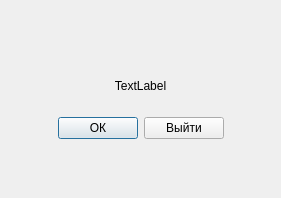
<?xml version="1.0" encoding="UTF-8"?>
<ui version="4.0">
 <class>Dialog</class>
 <widget class="QDialog" name="Dialog">
  <property name="geometry">
   <rect>
    <x>0</x>
    <y>0</y>
    <width>281</width>
    <height>198</height>
   </rect>
  </property>
  <property name="sizePolicy">
   <sizepolicy hsizetype="Fixed" vsizetype="Fixed">
    <horstretch>0</horstretch>
    <verstretch>0</verstretch>
   </sizepolicy>
  </property>
  <property name="windowTitle">
   <string>Ошибка</string>
  </property>
  <layout class="QGridLayout" name="gridLayout_2">
   <item row="0" column="0">
    <layout class="QVBoxLayout" name="verticalLayout">
     <item>
      <spacer name="verticalSpacer">
       <property name="orientation">
        <enum>Qt::Vertical</enum>
       </property>
       <property name="sizeHint" stdset="0">
        <size>
         <width>20</width>
         <height>40</height>
        </size>
       </property>
      </spacer>
     </item>
     <item>
      <layout class="QGridLayout" name="gridLayout">
       <item row="1" column="0">
        <layout class="QHBoxLayout" name="horizontalLayout_2">
         <item>
          <spacer name="horizontalSpacer">
           <property name="orientation">
            <enum>Qt::Horizontal</enum>
           </property>
           <property name="sizeHint" stdset="0">
            <size>
             <width>40</width>
             <height>20</height>
            </size>
           </property>
          </spacer>
         </item>
         <item>
          <layout class="QHBoxLayout" name="horizontalLayout">
           <item>
            <widget class="QPushButton" name="pushButton">
             <property name="text">
              <string>ОК</string>
             </property>
            </widget>
           </item>
           <item>
            <widget class="QPushButton" name="pushButton_2">
             <property name="text">
              <string>Выйти</string>
             </property>
            </widget>
           </item>
          </layout>
         </item>
         <item>
          <spacer name="horizontalSpacer_2">
           <property name="orientation">
            <enum>Qt::Horizontal</enum>
           </property>
           <property name="sizeHint" stdset="0">
            <size>
             <width>40</width>
             <height>20</height>
            </size>
           </property>
          </spacer>
         </item>
        </layout>
       </item>
       <item row="0" column="0">
        <widget class="QLabel" name="label">
         <property name="minimumSize">
          <size>
           <width>241</width>
           <height>51</height>
          </size>
         </property>
         <property name="text">
          <string>TextLabel</string>
         </property>
         <property name="alignment">
          <set>Qt::AlignCenter</set>
         </property>
        </widget>
       </item>
      </layout>
     </item>
     <item>
      <spacer name="verticalSpacer_2">
       <property name="orientation">
        <enum>Qt::Vertical</enum>
       </property>
       <property name="sizeHint" stdset="0">
        <size>
         <width>20</width>
         <height>40</height>
        </size>
       </property>
      </spacer>
     </item>
    </layout>
   </item>
  </layout>
 </widget>
 <resources/>
 <connections/>
</ui>
